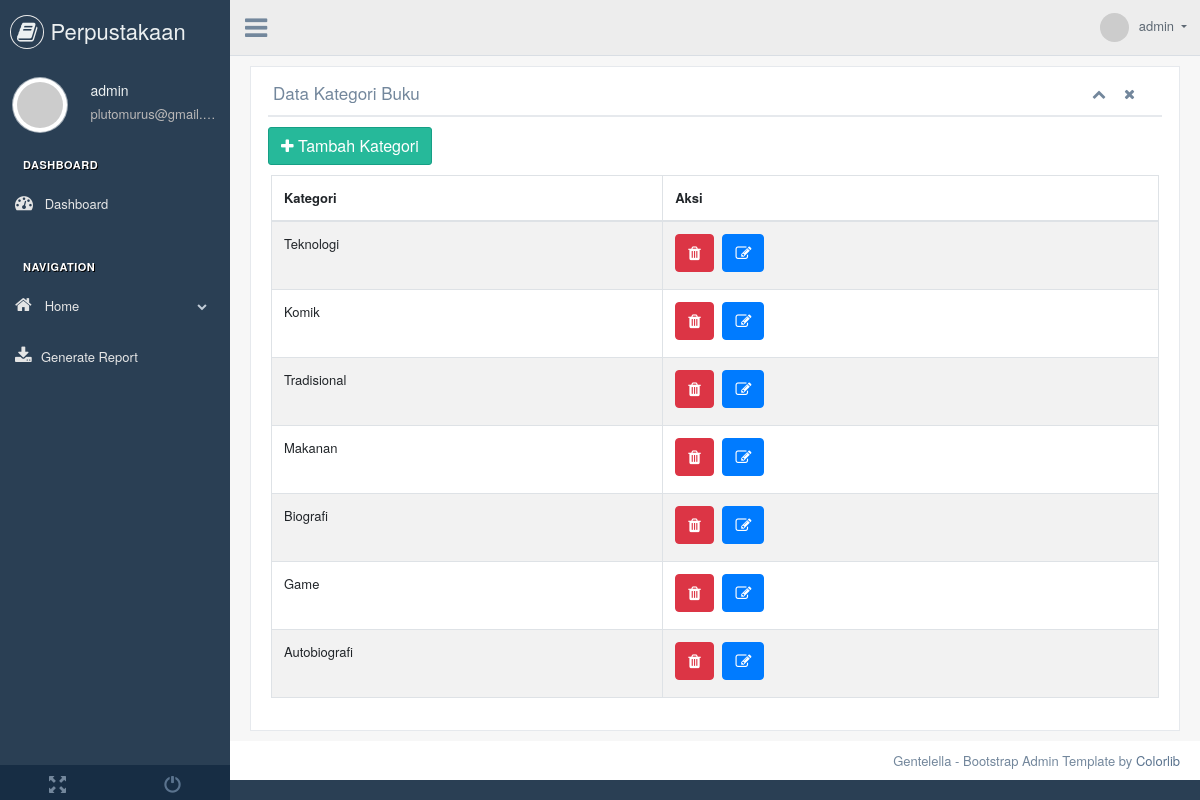
Page /dashboard/index.php?page=kategori (signed in) on the committed database.
### tables this page shows
CREATE TABLE `kategoribuku` (
  `KategoriID` int NOT NULL,
  `NamaKategori` varchar(255) NOT NULL
);

### connection.php (called while the page is built, shortened)
<?php
class Connection {
    public function __construct(){
        $this->conn = mysqli_connect('localhost', 'root', '', 'db_perpus');
    }
}

### dashboard/action.php (called while the page is built, shortened)
<?php
require_once '../connection.php';
Class Category extends Connection {
    public function getData(){
        $query = mysqli_query($this->conn, "SELECT*FROM kategoribuku");
        $row = [];
        while($result = mysqli_fetch_assoc($query)){
            $row[] = $result;
        }
        return $row;
    }
}

### dashboard/kategori.php (the view)
<?php
require_once 'action.php';
$data = new Category();
?>
<div class="x_panel">
    <div class="x_title">
        <h2>Data Kategori Buku</h2>
        <ul class="nav navbar-right panel_toolbox">
            <li>
                <a class="collapse-link"><i class="fa fa-chevron-up"></i></a>
            </li>
            <li class="ml-2">
                <a class="close-link"><i class="fa fa-close"></i></a>
            </li>
        </ul>
        <div class="clearfix"></div>
    </div>
    <a class="btn btn-success" href="?page=kategori&act=insertCat"><i class="fa fa-plus"></i> Tambah Kategori</a>
    <div class="x_content">
        <div class="row">
            <div class="col-sm-12">
                <div class="card-box table-responsive">
                    <table id="datatable" class="table table-striped table-bordered" style="width:100%">
                        <thead>
                        <tr>
                            <th>Kategori</th>
                            <th>Aksi</th>
                        </tr>
                        </thead>
                        <tbody>
                            <?php foreach($data->getData() as $rows) : ?>
                                <tr>
                                    <td><?= $rows["NamaKategori"] ?? '' ?></td>
                                    <td>
                                        <a class="btn btn-danger rounded" href="?page=kategori&act=deleteCat&id=<?= $rows["KategoriID"] ?>"><i class="fa fa-trash"></i></a>
                                        <a class="btn btn-primary rounded" href="?page=kategori&act=editCat&id=<?= $rows["KategoriID"] ?>"><i class="fa fa-edit"></i></a>
                                    </td>
                                </tr>
                            <?php endforeach; ?>
                        </tbody>
                    </table>
                </div>
            </div>
        </div>
    </div>
</div>

### dashboard/index.php (shortened to what this page needs)
<?php
include '../connection.php';
$user = $_SESSION["login"];
?>
<!DOCTYPE html>
<html lang="en">
<head>
    <link href="../assets/vendors/bootstrap/dist/css/bootstrap.min.css" rel="stylesheet">
    <link href="../assets/vendors/font-awesome/css/font-awesome.min.css" rel="stylesheet">
    <link href="../assets/vendors/nprogress/nprogress.css" rel="stylesheet">
    <link href="../assets/vendors/iCheck/skins/flat/green.css" rel="stylesheet">
    <link href="../assets/vendors/bootstrap-progressbar/css/bootstrap-progressbar-3.3.4.min.css" rel="stylesheet">
    <link href="../assets/vendors/bootstrap-daterangepicker/daterangepicker.css" rel="stylesheet">
    <link href="../assets/vendors/datatables.net-bs/css/dataTables.bootstrap.min.css" rel="stylesheet">
    <link href="../assets/vendors/datatables.net-buttons-bs/css/buttons.bootstrap.min.css" rel="stylesheet">
    <link href="../assets/vendors/datatables.net-fixedheader-bs/css/fixedHeader.bootstrap.min.css" rel="stylesheet">
    <link href="../assets/vendors/datatables.net-responsive-bs/css/responsive.bootstrap.min.css" rel="stylesheet">
    <link href="../assets/vendors/datatables.net-scroller-bs/css/scroller.bootstrap.min.css" rel="stylesheet">
    <link href="../assets/build/css/custom.min.css" rel="stylesheet">
</head>
<body class="nav-md">
    <div class="container body">
    <div class="main_container">
        <div class="col-md-3 left_col">
        <div class="left_col scroll-view">
            <div class="navbar nav_title" style="border: 0;">
            <a href="index.html" class="site_title"><i class="fa fa-book"></i> <span>Perpustakaan</span></a>
            </div>
            <div class="profile clearfix">
            <div class="profile_pic">
                <img src="https://ui-avatars.com/api/?name=<?= $user["Username"] ?>" alt="..." class="img-circle profile_img">
            </div>
            <div class="profile_info">
                <h2><?= $user["Username"] ?></h2>
                <span class="text-truncate d-block"><?= $user["Email"]; ?></span>
            </div>
            </div>
            <br />
            <?php $pages = isset($_GET['page']) ? $_GET['page'] : '' ?>
            <div id="sidebar-menu" class="main_menu_side hidden-print main_menu">
                <div class="menu_section">
                    <h3>Dashboard</h3>
                    <ul class="nav side-menu">
                        <li class="<?= isset($_GET['link']) || $pages == 'dashboard' ? 'current-page' : ''?>"><a href="index.php?page=dashboard"><i class="fa fa-dashboard"></i> Dashboard</a></li>
                    </ul>
                </div>
                <div class="menu_section">
                    <h3>Navigation</h3>
                    <ul class="nav side-menu">
                        <li><a><i class="fa fa-home"></i> Home <span class="fa fa-chevron-down"></span></a>
                    </li>
                    <li class="nav side-menu">
                        <li><a href="report.php"><i class="fa fa-download"></i>Generate Report</a></li>
                    </li>
                    </ul>
                </div>
            </div>
            <div class="sidebar-footer hidden-small">
            <a data-toggle="tooltip" data-placement="top" title="FullScreen" style="width: 50%;">
                <span class="glyphicon glyphicon-fullscreen" aria-hidden="true"></span>
            </a>
            <a data-toggle="tooltip" data-placement="top" title="Logout" href="../logout.php" style="width: 50%;">
                <span class="glyphicon glyphicon-off" aria-hidden="true"></span>
            </a>
            </div>
        </div>
        </div>
        <div class="top_nav">
        <div class="nav_menu">
            <div class="nav toggle">
                <a id="menu_toggle"><i class="fa fa-bars"></i></a>
            </div>
            <nav class="nav navbar-nav">
            <ul class=" navbar-right">
                <li class="nav-item dropdown open" style="padding-left: 15px;">
                <a href="javascript:;" class="user-profile dropdown-toggle" aria-haspopup="true" id="navbarDropdown" data-toggle="dropdown" aria-expanded="false">
                    <img src="https://ui-avatars.com/api/?name=<?= $user["Username"] ?>" alt=""><?= $user["Username"] ?>
                </a>
                </li>
            </ul>
            </nav>
        </div>
        </div>
        <div class="right_col" role="main">
            <?php
                $pages = isset($_GET['act']) ? $_GET['act'] : $_GET['page'] ?? 'dashboard';
                $page = file_exists($pages.'.php') ? $pages : '404';
                include $page. '.php';
            ?>
        </div>
        <footer>
        <div class="pull-right">
            Gentelella - Bootstrap Admin Template by <a href="https://colorlib.com">Colorlib</a>
        </div>
        <div class="clearfix"></div>
        </footer>
    </div>
    </div>
</body>
</html>

### rows in the picture
kategoribuku: NamaKategori "Teknologi"
kategoribuku: NamaKategori "Komik"
kategoribuku: NamaKategori "Tradisional"
kategoribuku: NamaKategori "Makanan"
kategoribuku: NamaKategori "Biografi"
kategoribuku: NamaKategori "Game"
kategoribuku: NamaKategori "Autobiografi"

### other values in the picture
$user["Username"] "admin"
$user["Email"] "plutomurus@gmail.…"
